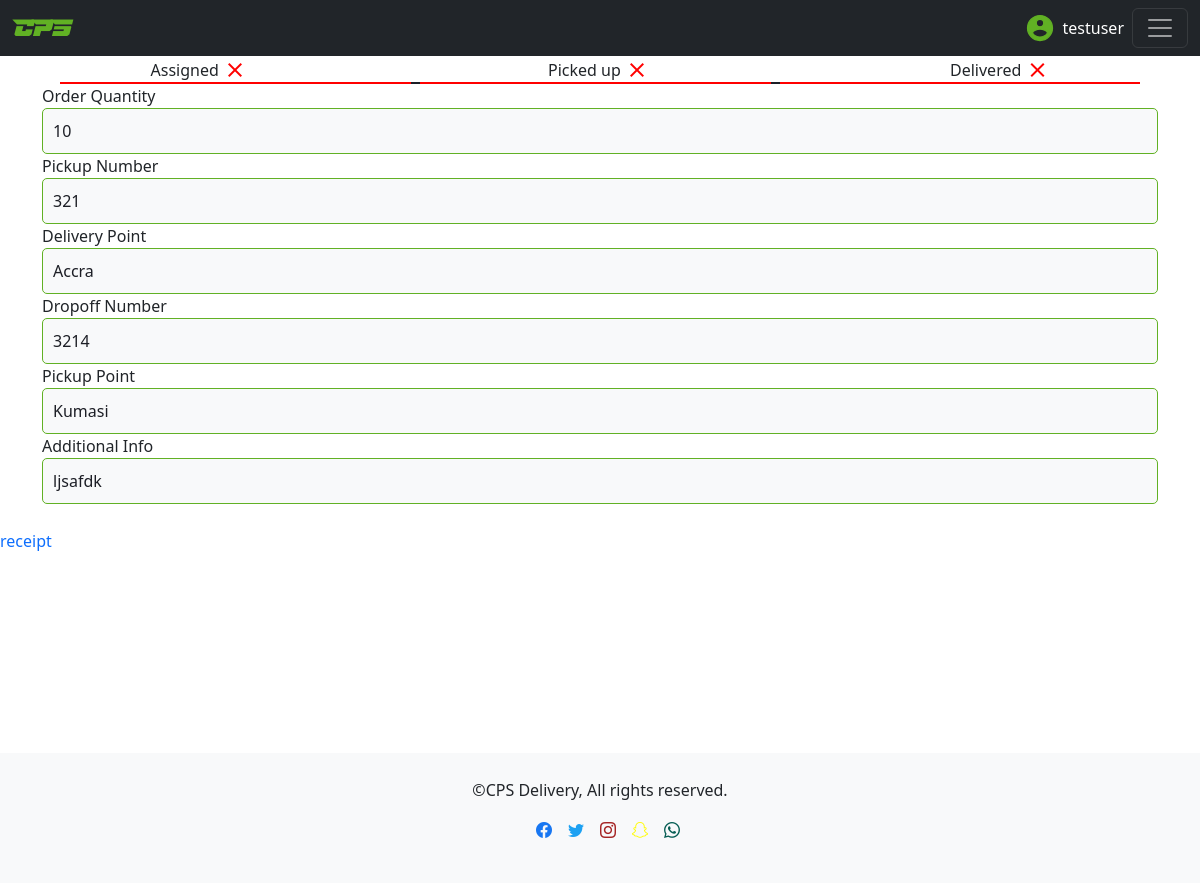
The app's page /detailsPage/30/ (signed in), older data.
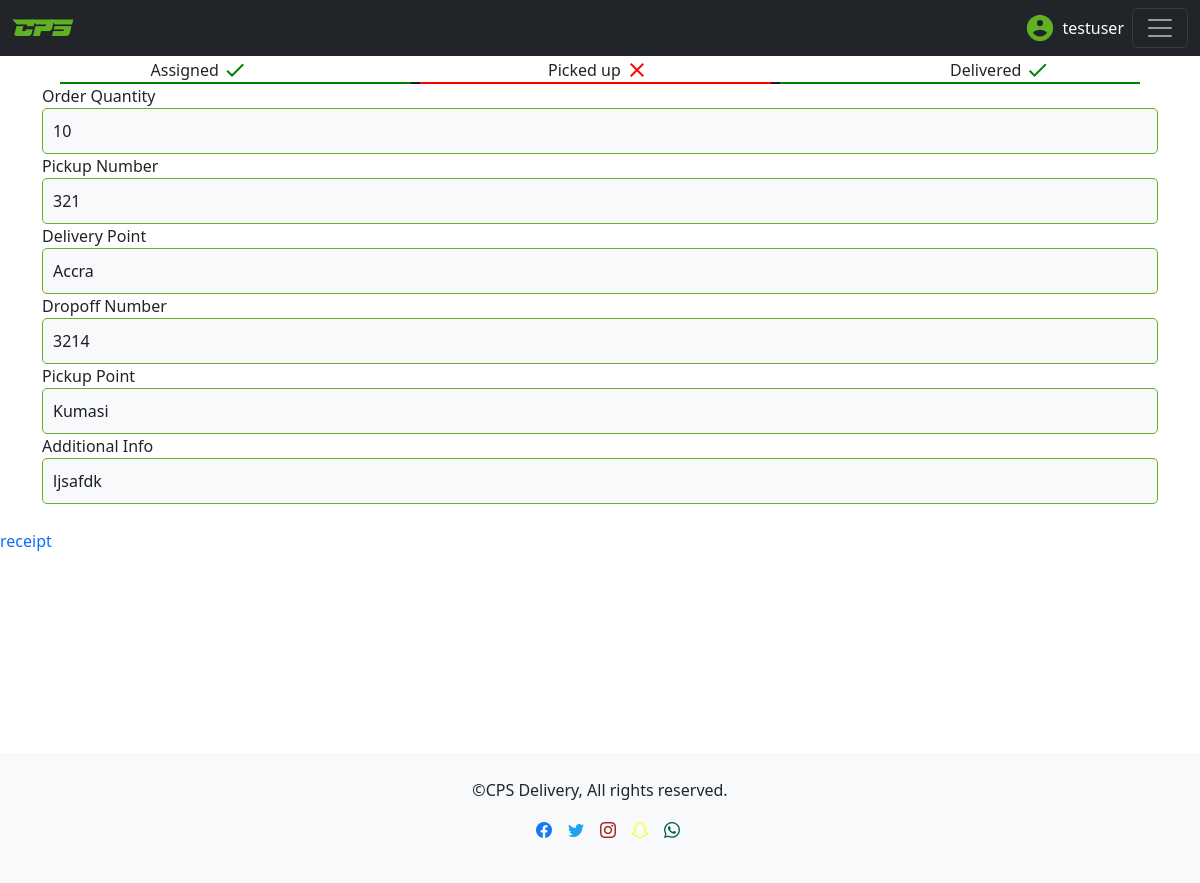
The same page, newer data.
### delivery/models.py (models this page shows, shortened)
class DeliveryRequest(models.Model):
    class ProductChoices(models.TextChoices):
        FOOD = 'Food', 'Food'
        ITEM = 'item', 'item'
    class DeliveryLocations(models.TextChoices):
        KUMASI = 'Kumasi', 'Kumasi'
        ACCRA = 'Accra', 'Accra'
        SUNYANI = 'Sunyani', 'Sunyani'
        TAKORADI = 'Takoradi', 'Takoradi'
        KOFORIDUA = 'Koforidua', 'Koforidua'
        TECHIMAN = 'Techiman', 'Techiman'
        TAMALE = 'Tamale', 'Tamale'
    class PickupLocations(models.TextChoices):
        KUMASI = 'Kumasi', 'Kumasi'
    class DeliverySpeed(models.TextChoices):
        SAME = 'Same day delivery', 'Same day delivery'
        NEXT = 'Next day delivery', 'Next day delivery'
        EXPRESS = 'Express delivery', 'Express delivery'
    user = models.ForeignKey(User,on_delete=models.CASCADE,null=True,blank=True)
    unique_id = models.UUIDField(default=uuid.uuid4,editable=False,unique=True)
    orderQuantity = models.PositiveIntegerField()
    product = models.CharField(max_length=255,null=True,blank=True, choices=ProductChoices.choices,default=ProductChoices.ITEM)
    pickupNumber = models.PositiveIntegerField()
    deliveryPoint = models.CharField(max_length=10,choices=DeliveryLocations.choices,default=DeliveryLocations.KUMASI)
    dropoffLocation = models.CharField(max_length=255,null=True)
    dropoffNumber = models.PositiveIntegerField()
    dropoffName = models.CharField(max_length=255,null=True)
    pickupPoint = models.CharField(max_length=10, choices=PickupLocations.choices,default=PickupLocations.KUMASI)
    pickupLocation = models.CharField(max_length=255,null=True)
    deliverySpeed = models.CharField(max_length=17,choices=DeliverySpeed.choices,default=DeliverySpeed.SAME)
    additionalInfo = models.TextField(blank=True,null=True)
    delivered = models.BooleanField(default=False)
    assigned = models.BooleanField(default=False)
    enroute = models.BooleanField(default=False)
    pickedUp = models.BooleanField(default=False)
    date_created = models.DateTimeField(auto_now_add=True)
    rider = models.ForeignKey(Rider,on_delete=models.SET_DEFAULT,related_name='assignments',default=None,null=True,blank=True)
    restaurantOrder = models.OneToOneField(RestaurantOrder,default=None,null=True,blank=True,on_delete=models.CASCADE)
    deliveryFee = models.CharField(max_length=255,null=True,blank=True)
    date = models.CharField(max_length=255,default='sdfsadf',null=True)
    canceled = models.BooleanField(default=False)

### delivery/views.py (the view)
# urls.py: path('detailsPage/<int:pk>/',detailsPage.as_view(),name='detailsPage'),
class detailsPage(LoginRequiredMixin,View):
    login_url = '/login/'
    def get(self,request,pk):
        DeliveryRequested = DeliveryRequest.objects.get(pk=pk)
        DeliveryRequestedForm = DeliveryRequestForm(instance=DeliveryRequested)
        context={
            'DeliveryRequested':DeliveryRequested,
            'DeliveryRequestedForm':DeliveryRequestedForm,
        }
        return render(request,'requestDetails.html',context)

### delivery/templates/requestDetails.html (shortened to what this page needs)
{% load static %}
{% load crispy_forms_tags %}
<!DOCTYPE html>
<html lang="en">
<head>
    <link rel="stylesheet" href="{% static 'site/css/bootstrap-icons.min.css' %}">
<link href="https://cdn.jsdelivr.net/npm/bootstrap@5.3.3/dist/css/bootstrap.min.css" rel="stylesheet"
>
</head>
<body>
    <body>
<nav class="navbar navbar-dark bg-dark">
    <div class="container-fluid">
        <a class="navbar-brand" href="#" id="CPS" style="color: #61b124;">CPS</a>
        <div style="display: flex; align-items: center; gap: 8px;">
            <span style="color:white;">{{request.user}}</span>
            <button class="navbar-toggler" type="button" data-bs-toggle="offcanvas"
                data-bs-target="#offcanvasDarkNavbar" aria-controls="offcanvasDarkNavbar"
                aria-label="Toggle navigation">
                <span class="navbar-toggler-icon"></span>
            </button>
        </div>
    </div>
</nav>
        <div class="status">
            <div>
                <span class="set">Assigned</span>
                {% if DeliveryRequested.assigned == False %}
                <span class="material-icons set" style="color: red;">close</span>
                {% else %}
                <span class="material-icons set" style="color: green;">check</span>
                {% endif %}
            </div>
            <div>
                <span class="set">Picked up</span>
                {% if DeliveryRequested.pickedUp == False %}
                <span class="material-icons set" style="color: red;">close</span>
                {% else %}
                <span class="material-icons set" style="color: green;">check</span>
                {% endif %}
            </div>
            <div>
                <span class="set">Delivered</span>
                {% if DeliveryRequested.delivered == False %}
                <span class="material-icons set" style="color: red;">close</span>
                {% else %}
                <span class="material-icons set" style="color: green;">check</span>
                {% endif %}
            </div>
        </div>
        <div style="display: flex; justify-content: center;">
            {% if DeliveryRequested.assigned == False %}
            <div style="width: 30%; height: 2px; background-color: red; border-right: 9px solid #1c1e25;"></div>
            {% else %}
            <div style="width: 30%; height: 2px; background-color: green; border-right: 9px solid #1c1e25;"></div>
            {% endif %}
            {% if DeliveryRequested.pickedUp == False %}
            <div style="width: 30%; height: 2px; background-color: red; border-right: 9px solid #1c1e25;"></div>
            {% else %}
            <div style="width: 30%; height: 2px; background-color: green; border-right: 9px solid #1c1e25;"></div>
            {% endif %}
            {% if DeliveryRequested.delivered == False %}
            <div style="width: 30%; height: 2px; background-color: red;"></div>
            {% else %}
            <div style="width: 30%; height: 2px; background-color: green;"></div>
            {% endif %}
        </div>
        <div class="container">
            <div>
                <div>Order Quantity</div>
                <div class="container-fluid">{{ DeliveryRequested.orderQuantity }}</div>
            </div>
            <div>
                <div>Pickup Number</div>
                <div class="container-fluid">{{ DeliveryRequested.pickupNumber }}</div>
            </div>
            <div>
                <div>Delivery Point</div>
                <div class="container-fluid">{{ DeliveryRequested.deliveryPoint }}</div>
            </div>
            <div>
                <div>Dropoff Number</div>
                <div class="container-fluid">{{ DeliveryRequested.dropoffNumber }}</div>
            </div>
            <div>
                <div>Pickup Point</div>
                <div class="container-fluid">{{ DeliveryRequested.pickupPoint }}</div>
            </div>
            <div>
                <div>Additional Info</div>
                <div class="container-fluid">{{ DeliveryRequested.additionalInfo }}</div>
            </div>
        </div>
        <div>
            <a href="{% url 'receiptPage' DeliveryRequested.unique_id  %}">receipt</a>
        </div>
        <footer style="margin-top: 200px;">
            <p>©CPS Delivery, All rights reserved.</p>
            <ul class="list-unstyled d-flex justify-content-center">
                <li class="ms-3"><a class="link-dark"
                        href="https://www.facebook.com/profile.php?id=61574036997034&mibextid=LQQJ4d"><i style="color: #1877F2;"
                            class="bi bi-facebook"></i></a>
                </li>
                <li class="ms-3"><a class="link-dark" href="https://x.com/cpsdeliveries"><i style="color: #1DA1F2;"
                            class="bi bi-twitter"></i></a>
                </li>
                <li class="ms-3"><a class="link-dark" href="https://www.instagram.com/cps_deliveries" sna><i
                            style="color: #a52424;" class="bi bi-instagram"></i></a>
                </li>
                <li class="ms-3"><a href="https://snapchat.com/t/RaUNGUz2"><i style="color: #FFFC00;"
                            class="bi bi-snapchat"></i></a></li>
                <li class="ms-3"><a href=" https://wa.me/+233534583364"><i class="bi bi-whatsapp"
                            style="color: #075E54;"></i></a></li>
            </ul>
        </footer>
    </body>
</body>
</html>

Row changes from the older to the newer data that the page shows:
changed DeliveryRequest "Accra": assigned False → True (drawn); delivered False → True (drawn)
